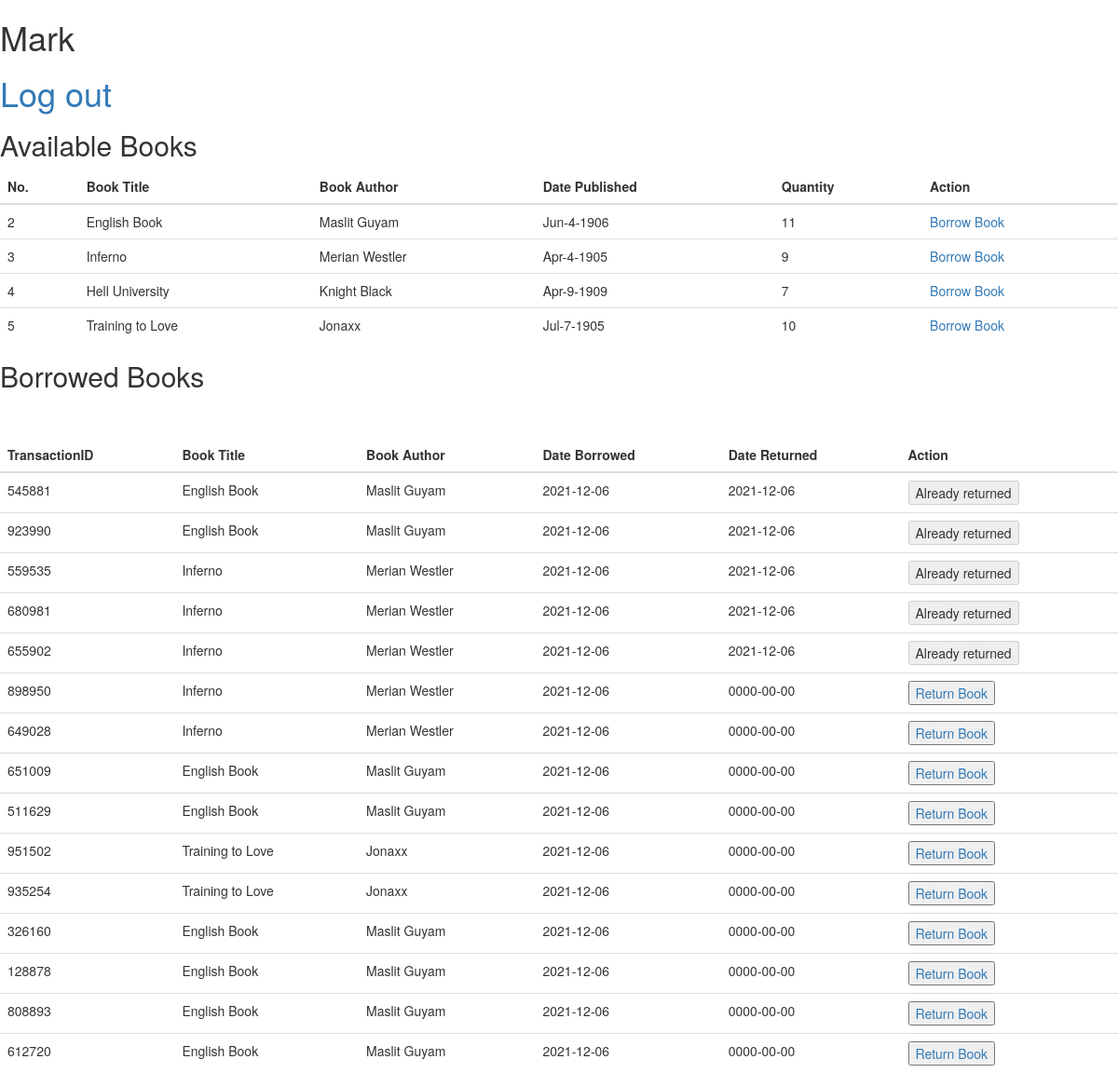
Page /mainpage.php (signed in) on the committed database.
### tables this page shows
CREATE TABLE `tblbooks` (
  `No` int(11) NOT NULL,
  `BookTitle` varchar(50) NOT NULL,
  `BookAuthor` varchar(25) NOT NULL,
  `DatePublished` varchar(50) NOT NULL,
  `Quantity` int(11) NOT NULL
);

CREATE TABLE `booktransactions` (
  `TransactionID` int(11) NOT NULL,
  `BID` int(11) NOT NULL,
  `UserID` int(11) NOT NULL,
  `DateBorrowed` date NOT NULL,
  `DateReturned` date NOT NULL
);

### mainpage.php (the view, shortened to what this page needs)
<!DOCTYPE html>
<html lang = "en">
<head>
	<link rel="stylesheet" href="users.css"/>
	 <link rel="stylesheet" href="https://maxcdn.bootstrapcdn.com/bootstrap/3.3.7/css/bootstrap.min.css">
</head>
<body><div><h1><?php
echo $_SESSION['username'];
?></h1>
</div><div><h1>
<a href="logout.php">Log out</a></h1>
</div>
	<h2>Available Books</h2>
	<?php
	$servername = "localhost";
	$username = "root";
	$password = "";
	$dbname = "prjctable";
	$link = mysqli_connect($servername, $username, $password, $dbname);
?>
<p>
<table class="table">
	<thead>
		<tr>
			<th>No.</th>
			<th>Book Title</th>
			<th>Book Author</th>
			<th>Date Published</th>
			<th>Quantity</th>
			<th>Action</th>
		</tr>
	</thead>
	<?php
			$query = "select * from tblbooks";
			$result = mysqli_query($link, $query);
			while ($row = mysqli_fetch_array($result)) {
				echo "<tr>";
				echo "<td>" . $row['No'] . "</td>";
				echo "<td>" . $row['BookTitle'] . "</td>";
				echo "<td>" . $row['BookAuthor'] . "</td>";
				echo "<td>" . $row['DatePublished'] . "</td>";
				echo "<td>" . $row['Quantity'] . "</td>";
				echo "<td> "?>
						<a href = "mainpage.php?id=<?php echo $row['No']; ?>&del=delete" > Borrow Book </a>
					</td>
				</tr>
				<?php $n++;
			} ?>
</table>
<h2>Borrowed Books</h2>
<table class="table">
	<thead>
		<tr>
			<th>TransactionID</th>
			<th>Book Title</th>
			<th>Book Author</th>
			<th>Date Borrowed</th>
			<th>Date Returned</th>
			<th>Action</th>
		</tr>
	</thead>
<br>
<br>
	<?php
			$query = "SELECT * FROM `booktransactions`,users,tblbooks WHERE users.user_id=booktransactions.UserID AND tblbooks.No=booktransactions.BID";
			$result = mysqli_query($link, $query);
			while ($row = mysqli_fetch_array($result)) {
				echo "<tr>";
				echo "<td>" . $row['TransactionID'] . "</td>";
				echo "<td>" . $row['BookTitle'] . "</td>";
				echo "<td>" . $row['BookAuthor'] . "</td>";
				echo "<td>" . $row['DateBorrowed'] . "</td>";
				echo "<td>" . $row['DateReturned'] . "</td>";
				echo "<td> "?><?php if($row['DateReturned']=="0000-00-00"
){?><button>
						<a href = "mainpage.php?ids=<?php echo $row['TransactionID']; ?>&id=<?php echo $row['BID']; ?>&dels=delete" > Return Book </a>
					</button>
<?php }else{ ?>
<button disabled="">Already returned</button>
<?php } ?>
				</td>
				</tr>
				<?php $n++;
			}
			?>
<body>
</html>

### css/users.css (style rules this page uses)
body { margin: 0; padding: 0; font-family: 'Poppins', sans-serif; height: 100vh; }

### rows in the picture
tblbooks: No "2", BookTitle "English Book", BookAuthor "Maslit Guyam", DatePublished "Jun-4-1906", Quantity "11"
tblbooks: No "3", BookTitle "Inferno", BookAuthor "Merian Westler", DatePublished "Apr-4-1905", Quantity "9"
tblbooks: No "4", BookTitle "Hell University", BookAuthor "Knight Black", DatePublished "Apr-9-1909", Quantity "7"
tblbooks: No "5", BookTitle "Training to Love", BookAuthor "Jonaxx", DatePublished "Jul-7-1905", Quantity "10"
booktransactions: TransactionID "545881", tblbooks.BookTitle "English Book", tblbooks.BookAuthor "Maslit Guyam", DateBorrowed "2021-12-06", DateReturned "2021-12-06", shows "Already returned"
booktransactions: TransactionID "923990", tblbooks.BookTitle "English Book", tblbooks.BookAuthor "Maslit Guyam", DateBorrowed "2021-12-06", DateReturned "2021-12-06", shows "Already returned"
booktransactions: TransactionID "559535", tblbooks.BookTitle "Inferno", tblbooks.BookAuthor "Merian Westler", DateBorrowed "2021-12-06", DateReturned "2021-12-06", shows "Already returned"
booktransactions: TransactionID "680981", tblbooks.BookTitle "Inferno", tblbooks.BookAuthor "Merian Westler", DateBorrowed "2021-12-06", DateReturned "2021-12-06", shows "Already returned"
booktransactions: TransactionID "655902", tblbooks.BookTitle "Inferno", tblbooks.BookAuthor "Merian Westler", DateBorrowed "2021-12-06", DateReturned "2021-12-06", shows "Already returned"
booktransactions: TransactionID "898950", tblbooks.BookTitle "Inferno", tblbooks.BookAuthor "Merian Westler", DateBorrowed "2021-12-06", DateReturned "0000-00-00"
booktransactions: TransactionID "649028", tblbooks.BookTitle "Inferno", tblbooks.BookAuthor "Merian Westler", DateBorrowed "2021-12-06", DateReturned "0000-00-00"
booktransactions: TransactionID "651009", tblbooks.BookTitle "English Book", tblbooks.BookAuthor "Maslit Guyam", DateBorrowed "2021-12-06", DateReturned "0000-00-00"
booktransactions: TransactionID "511629", tblbooks.BookTitle "English Book", tblbooks.BookAuthor "Maslit Guyam", DateBorrowed "2021-12-06", DateReturned "0000-00-00"
booktransactions: TransactionID "951502", tblbooks.BookTitle "Training to Love", tblbooks.BookAuthor "Jonaxx", DateBorrowed "2021-12-06", DateReturned "0000-00-00"
booktransactions: TransactionID "935254", tblbooks.BookTitle "Training to Love", tblbooks.BookAuthor "Jonaxx", DateBorrowed "2021-12-06", DateReturned "0000-00-00"
booktransactions: TransactionID "326160", tblbooks.BookTitle "English Book", tblbooks.BookAuthor "Maslit Guyam", DateBorrowed "2021-12-06", DateReturned "0000-00-00"
booktransactions: TransactionID "128878", tblbooks.BookTitle "English Book", tblbooks.BookAuthor "Maslit Guyam", DateBorrowed "2021-12-06", DateReturned "0000-00-00"
booktransactions: TransactionID "808893", tblbooks.BookTitle "English Book", tblbooks.BookAuthor "Maslit Guyam", DateBorrowed "2021-12-06", DateReturned "0000-00-00"
booktransactions: TransactionID "612720", tblbooks.BookTitle "English Book", tblbooks.BookAuthor "Maslit Guyam", DateBorrowed "2021-12-06", DateReturned "0000-00-00"

### other values in the picture
$_SESSION['username'] "Mark"
